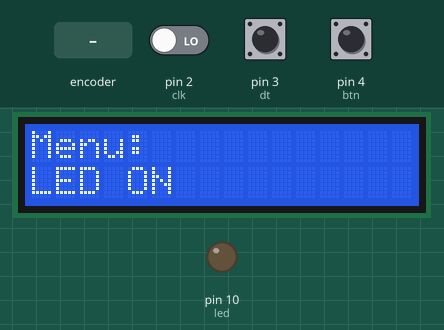
A sketch run on a simulated Arduino Uno, built with avr-gcc and run on an emulated ATmega328P. Shown: 16×2 character LCD, output pins drawn as LEDs (lit = HIGH). Inputs (shaded band) come from the test bench; at power-on: pin 4 (btn) HIGH, pin 2 (clk) LOW, pin 3 (dt) HIGH.

Above: at 1.2 s.
1.3 s: rotary encoder on pin 2 (clk) / pin 3 (dt) turned 3 steps (first pin leading)
At 2.7 s:
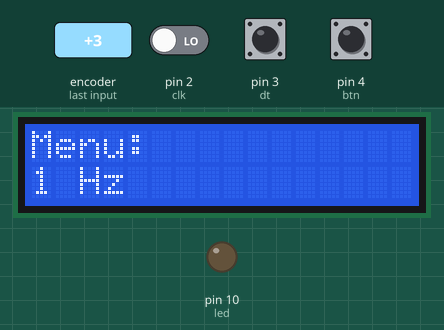
3.4 s: rotary encoder on pin 2 (clk) / pin 3 (dt) turned 1 step (first pin leading)
At 4.1 s:
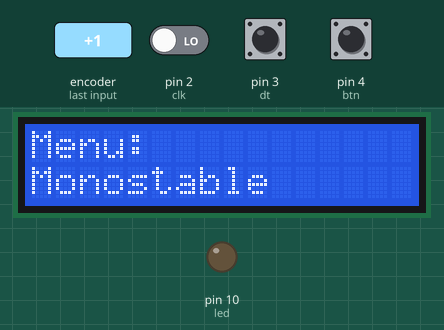
5.1 s: pin 4 (btn) pulled LOW for 0.15 s
At 6.2 s:
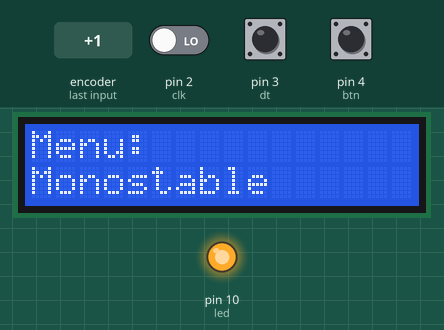
8.2 s: rotary encoder on pin 2 (clk) / pin 3 (dt) turned 1 step (first pin leading)
At 8.8 s:
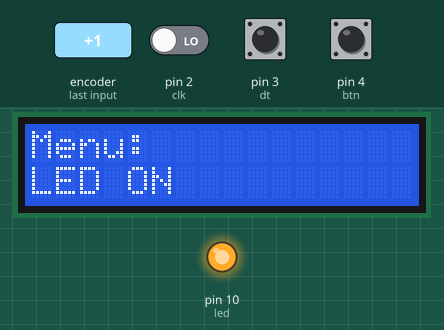
11.4 s: pin 4 (btn) pulled LOW for 1 s
At 12.4 s:
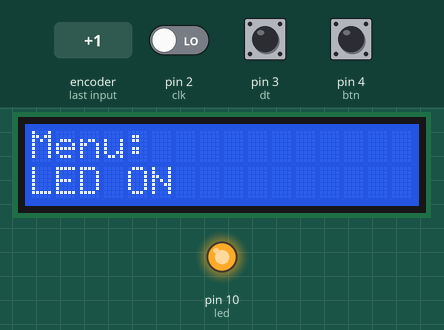
Timing chart, 0 to 14.4 s (numbered marks = the images above; inputs shaded):
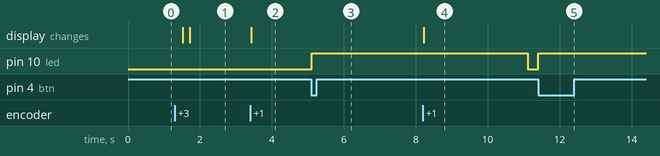

Measured:
- after the input at 1.3 s, the display: first changes after 0.22 s (image 1 shows a later state)
- after the input at 3.4 s, the display: changes at once (image 2)
- after the input at 5.1 s, pin 10 (led): LOW → HIGH at once
- after the input at 8.2 s, the display: changes at once (image 4)
- after the input at 11.4 s, pin 10 (led): LOW → HIGH at once

The sketch:

menu_encoder.ino
```cpp
//code by cefuve.com

#include <Wire.h>
#include <LiquidCrystal_I2C.h>
#define clk 2
#define dt  3
#define btn 4
#define led 10

LiquidCrystal_I2C lcd(0x27, 16, 2);

String opciones[] = {"LED ON", "LED OFF", "1 Hz", "Monostable"};
int max_opciones = sizeof(opciones)/sizeof(opciones[0]);
int state_clk_old;
int state_btn_old;
int count = 0;
bool hz_1 = false;
bool mono = false;
unsigned long tiempo_actual = 0;
unsigned long tiempo_actual2 = 0;

void setup() {
  Serial.begin(9600);
  lcd.begin();
  lcd.backlight();
  pinMode(led, OUTPUT);
  pinMode(clk, INPUT);
  pinMode(dt, INPUT);
  pinMode(btn, INPUT_PULLUP);
  state_clk_old = digitalRead(clk);
  state_btn_old = digitalRead(btn);
  mostrar_menu();
}

void loop() {
  int state_btn = digitalRead(btn);

  encoder();
  if(state_btn_old == HIGH && state_btn == LOW){
    run_option();
  }

//if(millis() >= tiempo_actual + 500)   Lógica que genera error
  if(millis() - tiempo_actual  > 500){
    tiempo_actual = millis();
    if(hz_1) digitalWrite(led, !digitalRead(led));
  }

//if(millis() >= tiempo_actual2 + 6000)   Lógica que genera error
  if(millis()- tiempo_actual2 > 6000){
    if(mono) digitalWrite(led, LOW);
  }

  state_btn_old = state_btn;
}


void run_option(){
  if(count == 0){
    digitalWrite(led, HIGH);
  }
  if(count == 1){
    digitalWrite(led, LOW);
  }
  if(count == 2){
    hz_1 = true;
  }else{
    hz_1 = false;
  }
  if(count == 3){
    digitalWrite(led, HIGH);
    tiempo_actual2 = millis();
    mono = true;
  }else{
    mono = false;
  }
}


void encoder(){
  int state_clk = digitalRead(clk);
  int state_dt = digitalRead(dt);

  if(state_clk_old == HIGH && state_clk == LOW){
    if(state_dt == LOW){
      count--;
    }else{
      count++;
    }
    if(count < 0) count = max_opciones - 1;
    if(count > max_opciones-1) count = 0;

    mostrar_menu();
  }

  delay(5);
  state_clk_old = state_clk;
}

void mostrar_menu(){
  lcd.clear();
  lcd.setCursor(0,0);
  lcd.print("Menu:");
  lcd.setCursor(0,1);
  lcd.print(opciones[count]);
}
```
